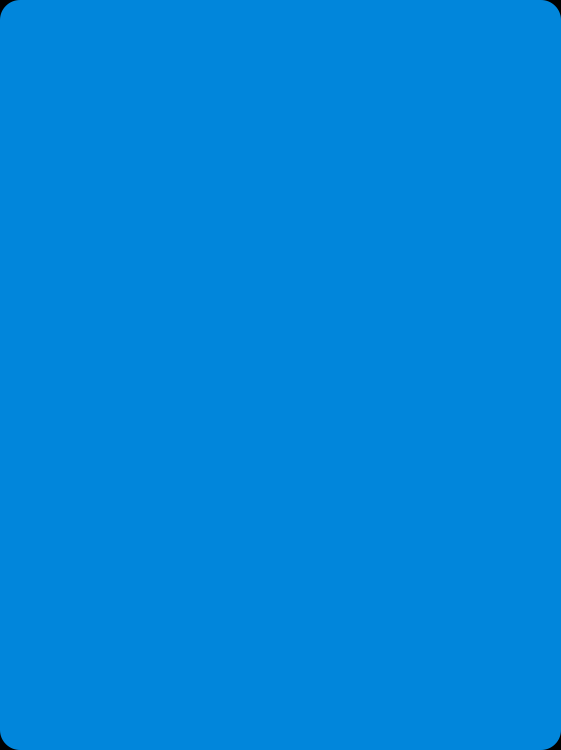

Tiled map render using the project's own tile images. Description and the map definition, with tile-layer contents summarised, below:
An orthogonal 11x15 tile map with 51x50 px tiles, 1 tile layer (块层 1).

<map version="1.0" orientation="orthogonal" renderorder="right-down" width="11" height="15" tilewidth="51" tileheight="50">
 <tileset firstgid="1" name="label" tilewidth="51" tileheight="50">
  <image source="label.png" width="255" height="50" />
 </tileset>
 <layer name="块层 1" width="11" height="15">
  <data>[165 cells, 165 non-empty, 5 distinct tile ids]</data>
 </layer>
</map>
